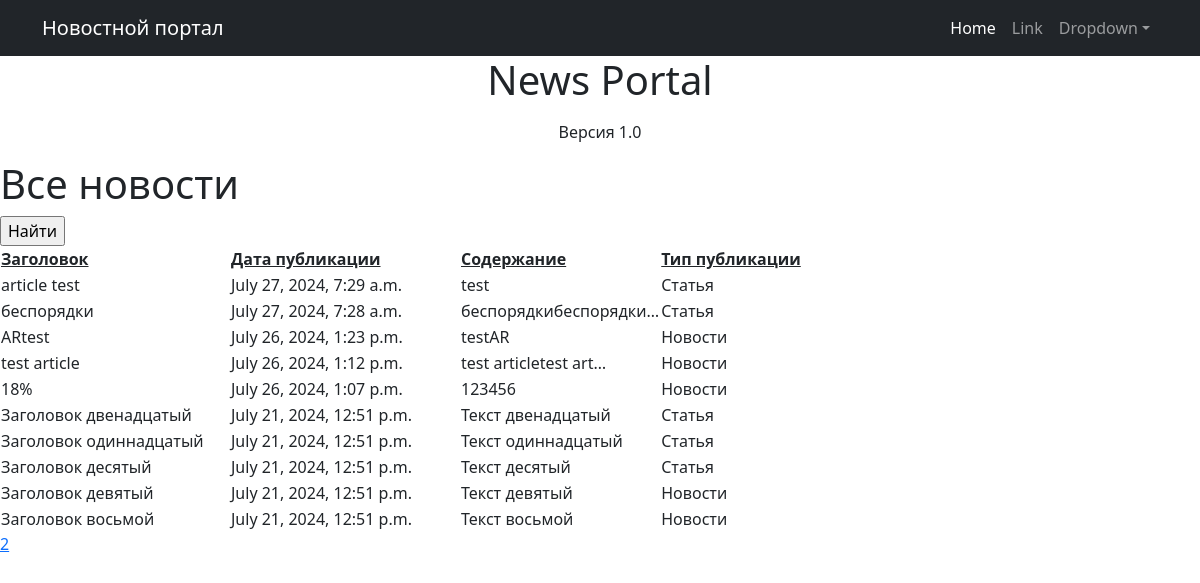
Page /news/ on the committed database.
### news/models.py (models this page shows, shortened)
class Post(models.Model):
    news = 'NE'
    article = 'AR'
    POST_TYPES = [
        (news, 'Новости'),
        (article, 'Статья')
    ]
    author = models.ForeignKey(Author, on_delete=models.CASCADE, related_name='posts')
    post_type = models.CharField(max_length=2, choices=POST_TYPES, default=news)
    post_time = models.DateTimeField(auto_now_add=True)
    category = models.ManyToManyField(Category, through='PostCategory')
    title = models.CharField(max_length=255)
    text = models.TextField()
    rating = models.IntegerField(default=0)

### news/views.py (the view)
# urls.py: path('', NewsList.as_view(), name='post_list'),
class NewsList(ListView):
    model = Post
    ordering = '-post_time'
    template_name = 'post_list.html'
    context_object_name = 'posts'
    paginate_by = 10
    def get_template_names(self):
        if self.request.path == '/news/':
            self.template_name = 'post_list.html'
        elif self.request.path == '/news/search/':
            self.template_name == 'search.html'
        return self.template_name

### news/templatetags/custom_filters.py (called while the page is built)
@register.filter()
def censor(value):
    for word in censor_list:
        value = value.replace(word[1:], '*' * len(word[1:]))
    return value

### news/templatetags/custom_tags.py (called while the page is built)
@register.simple_tag(takes_context=True)
def url_replace(context, **kwargs):
   d = context['request'].GET.copy()
   for k, v in kwargs.items():
       d[k] = v
   return d.urlencode()

### templates/post_list.html (shortened to what this page needs)
{% extends 'default.html'%}
{% load custom_filters %}
{% load custom_tags %}
{% block content %}
    <h1>Все новости</h1>
   <form action="" method="get">
       <input type="submit" value="Найти" />
   </form>
    <table>
        <tr>
            <td style='width:230px';><strong><u>Заголовок</u></strong></style></td>
            <td style='width:230px';><strong><u>Дата публикации</u></strong></style></td>
            <td style='width:200px';><strong><u>Содержание</u></strong></style></td>
            <td><strong><u>Тип публикации</u></strong></td>
        </tr>
        {% for post in posts %}
        <tr>
            <td>{{ post.title }}</td>
            <td>{{ post.post_time }}</td>
            <td>{{ post.text|truncatechars:21|censor }}</td>
            <td>{{ post.get_post_type_display }}</td>
        </tr>
        {% endfor %}
    </table>
{% if page_obj.has_next %}
       <a href="?{% url_replace page=page_obj.next_page_number %}">{{ page_obj.next_page_number }}</a>
{% endif %}
{% endblock content%}

### templates/default.html (shortened to what this page needs)
<!DOCTYPE html>
<html lang="en">
    <head>
        {% load static %}
        <link href="{% static 'css/styles.css' %}" rel="stylesheet" />
    </head>
    <body>
        <nav class="navbar navbar-expand-lg navbar-dark bg-dark">
            <div class="container">
                <a class="navbar-brand" href="#">Новостной портал</a>
                <div class="collapse navbar-collapse" id="navbarSupportedContent">
                    <ul class="navbar-nav ms-auto mb-2 mb-lg-0">
                        <li class="nav-item"><a class="nav-link active" aria-current="page" href="#">Home</a></li>
                        <li class="nav-item"><a class="nav-link" href="#">Link</a></li>
                        <li class="nav-item dropdown">
                            <a class="nav-link dropdown-toggle" id="navbarDropdown" href="#" role="button" data-bs-toggle="dropdown" aria-expanded="false">Dropdown</a>
                        </li>
                    </ul>
                </div>
            </div>
        </nav>
        <div class="container">
            <div class="text-center mt-10">
                <h1>News Portal</h1>
                <p>Версия 1.0</p>
            </div>
        </div>
        {% block content %}
        {% endblock content %}
    </body>
</html>

### rows in the picture
Post: title "article test", post_time "July 27, 2024, 7:29 a.m.", text|censor "test", post_type "Статья"
Post: title "беспорядки", post_time "July 27, 2024, 7:28 a.m.", text|censor "беспорядкибеспорядки…", post_type "Статья"
Post: title "ARtest", post_time "July 26, 2024, 1:23 p.m.", text|censor "testAR", post_type "Новости"
Post: title "test article", post_time "July 26, 2024, 1:12 p.m.", text|censor "test articletest art…", post_type "Новости"
Post: title "18%", post_time "July 26, 2024, 1:07 p.m.", text|censor "123456", post_type "Новости"
Post: title "Заголовок двенадцатый", post_time "July 21, 2024, 12:51 p.m.", text|censor "Текст двенадцатый", post_type "Статья"
Post: title "Заголовок одиннадцатый", post_time "July 21, 2024, 12:51 p.m.", text|censor "Текст одиннадцатый", post_type "Статья"
Post: title "Заголовок десятый", post_time "July 21, 2024, 12:51 p.m.", text|censor "Текст десятый", post_type "Статья"
Post: title "Заголовок девятый", post_time "July 21, 2024, 12:51 p.m.", text|censor "Текст девятый", post_type "Новости"
Post: title "Заголовок восьмой", post_time "July 21, 2024, 12:51 p.m.", text|censor "Текст восьмой", post_type "Новости"

### other values in the picture
{{ page_obj.next_page_number }} "2"
